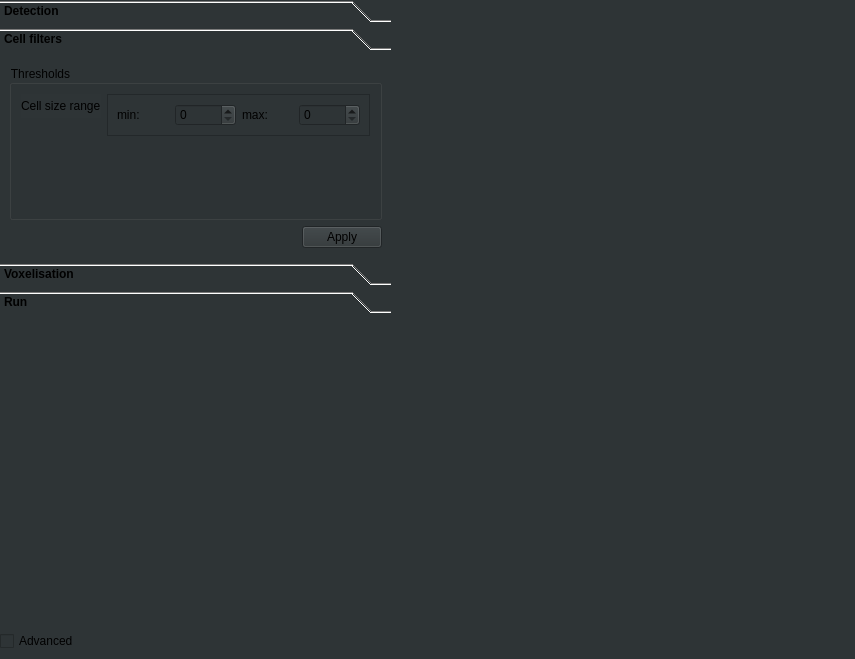
<?xml version="1.0" encoding="UTF-8"?>
<ui version="4.0">
 <class>Form</class>
 <widget class="QWidget" name="Form">
  <property name="geometry">
   <rect>
    <x>0</x>
    <y>0</y>
    <width>855</width>
    <height>659</height>
   </rect>
  </property>
  <property name="maximumSize">
   <size>
    <width>16777215</width>
    <height>720</height>
   </size>
  </property>
  <property name="baseSize">
   <size>
    <width>0</width>
    <height>720</height>
   </size>
  </property>
  <property name="windowTitle">
   <string>Form</string>
  </property>
  <property name="styleSheet">
   <string notr="true">background-color: rgb(46, 52, 54);</string>
  </property>
  <widget class="QWidget" name="verticalLayoutWidget">
   <property name="geometry">
    <rect>
     <x>0</x>
     <y>0</y>
     <width>391</width>
     <height>651</height>
    </rect>
   </property>
   <layout class="QVBoxLayout" name="verticalLayout_2">
    <item>
     <widget class="QToolBox" name="toolBox">
      <property name="maximumSize">
       <size>
        <width>16777215</width>
        <height>600</height>
       </size>
      </property>
      <property name="font">
       <font>
        <weight>75</weight>
        <bold>true</bold>
       </font>
      </property>
      <property name="currentIndex">
       <number>1</number>
      </property>
      <widget class="QWidget" name="page">
       <property name="geometry">
        <rect>
         <x>0</x>
         <y>0</y>
         <width>389</width>
         <height>408</height>
        </rect>
       </property>
       <attribute name="label">
        <string>Detection</string>
       </attribute>
       <layout class="QHBoxLayout" name="horizontalLayout_3">
        <item>
         <widget class="QToolBox" name="toolBox_2">
          <property name="currentIndex">
           <number>2</number>
          </property>
          <widget class="QWidget" name="page_3">
           <property name="geometry">
            <rect>
             <x>0</x>
             <y>0</y>
             <width>371</width>
             <height>297</height>
            </rect>
           </property>
           <attribute name="label">
            <string>Cell parameters</string>
           </attribute>
           <layout class="QHBoxLayout" name="horizontalLayout_2">
            <item>
             <layout class="QVBoxLayout" name="verticalLayout">
              <item>
               <widget class="QGroupBox" name="groupBox_2">
                <property name="title">
                 <string>Background correction</string>
                </property>
                <layout class="QHBoxLayout" name="horizontalLayout_4">
                 <item>
                  <layout class="QFormLayout" name="formLayout_3">
                   <item row="0" column="0">
                    <widget class="QLabel" name="label_6">
                     <property name="text">
                      <string>Diameter</string>
                     </property>
                    </widget>
                   </item>
                   <item row="0" column="1">
                    <widget class="QSpinBox" name="backgroundCorrectionDiameter">
                     <property name="maximum">
                      <number>65535</number>
                     </property>
                    </widget>
                   </item>
                  </layout>
                 </item>
                </layout>
               </widget>
              </item>
              <item>
               <widget class="QGroupBox" name="groupBox">
                <property name="title">
                 <string>Shape detection</string>
                </property>
                <layout class="QHBoxLayout" name="horizontalLayout_5">
                 <item>
                  <layout class="QFormLayout" name="formLayout">
                   <item row="0" column="0">
                    <widget class="QLabel" name="label_2">
                     <property name="text">
                      <string>Threshold</string>
                     </property>
                    </widget>
                   </item>
                   <item row="0" column="1">
                    <widget class="QSpinBox" name="detectionThreshold">
                     <property name="maximum">
                      <number>65535</number>
                     </property>
                     <property name="value">
                      <number>500</number>
                     </property>
                    </widget>
                   </item>
                  </layout>
                 </item>
                </layout>
               </widget>
              </item>
             </layout>
            </item>
           </layout>
          </widget>
          <widget class="QWidget" name="page_5">
           <property name="geometry">
            <rect>
             <x>0</x>
             <y>-31</y>
             <width>373</width>
             <height>314</height>
            </rect>
           </property>
           <attribute name="label">
            <string>Preview</string>
           </attribute>
           <layout class="QHBoxLayout" name="horizontalLayout_6">
            <item>
             <layout class="QVBoxLayout" name="verticalLayout_3">
              <item>
               <widget class="QGroupBox" name="groupBox_4">
                <property name="title">
                 <string>Tuning subset</string>
                </property>
                <layout class="QHBoxLayout" name="horizontalLayout_8">
                 <item>
                  <layout class="QVBoxLayout" name="verticalLayout_4">
                   <item>
                    <widget class="QDialogButtonBox" name="detectionPreviewTuningButtonBox">
                     <property name="standardButtons">
                      <set>QDialogButtonBox::Open</set>
                     </property>
                     <property name="openText" stdset="0">
                      <string>Load</string>
                     </property>
                    </widget>
                   </item>
                   <item>
                    <layout class="QFormLayout" name="formLayout_4">
                     <item row="0" column="0">
                      <widget class="QLabel" name="label_9">
                       <property name="text">
                        <string>dim 0 range</string>
                       </property>
                      </widget>
                     </item>
                     <item row="0" column="1">
                      <widget class="QFrame" name="detectionSubsetXRangeDoublet">
                       <property name="frameShape">
                        <enum>QFrame::StyledPanel</enum>
                       </property>
                       <property name="frameShadow">
                        <enum>QFrame::Raised</enum>
                       </property>
                       <layout class="QHBoxLayout" name="horizontalLayout_14">
                        <item>
                         <layout class="QHBoxLayout" name="horizontalLayout_15">
                          <item>
                           <widget class="QLabel" name="label_4">
                            <property name="text">
                             <string>min:</string>
                            </property>
                           </widget>
                          </item>
                          <item>
                           <widget class="QSpinBox" name="detectionSubsetXRangeMin">
                            <property name="suffix">
                             <string/>
                            </property>
                            <property name="prefix">
                             <string/>
                            </property>
                            <property name="maximum">
                             <number>65535</number>
                            </property>
                           </widget>
                          </item>
                          <item>
                           <widget class="QLabel" name="label_5">
                            <property name="text">
                             <string>max:</string>
                            </property>
                           </widget>
                          </item>
                          <item>
                           <widget class="QSpinBox" name="detectionSubsetXRangeMax">
                            <property name="suffix">
                             <string/>
                            </property>
                            <property name="maximum">
                             <number>65535</number>
                            </property>
                           </widget>
                          </item>
                         </layout>
                        </item>
                       </layout>
                      </widget>
                     </item>
                     <item row="1" column="0">
                      <widget class="QLabel" name="label_12">
                       <property name="text">
                        <string>dim 1 range</string>
                       </property>
                      </widget>
                     </item>
                     <item row="1" column="1">
                      <widget class="QFrame" name="detectionSubsetYRangeDoublet">
                       <property name="frameShape">
                        <enum>QFrame::StyledPanel</enum>
                       </property>
                       <property name="frameShadow">
                        <enum>QFrame::Raised</enum>
                       </property>
                       <layout class="QHBoxLayout" name="horizontalLayout_16">
                        <item>
                         <layout class="QHBoxLayout" name="horizontalLayout_17">
                          <item>
                           <widget class="QLabel" name="label_10">
                            <property name="text">
                             <string>min:</string>
                            </property>
                           </widget>
                          </item>
                          <item>
                           <widget class="QSpinBox" name="detectionSubsetYRangeMin">
                            <property name="suffix">
                             <string/>
                            </property>
                            <property name="prefix">
                             <string/>
                            </property>
                            <property name="maximum">
                             <number>65535</number>
                            </property>
                           </widget>
                          </item>
                          <item>
                           <widget class="QLabel" name="label_11">
                            <property name="text">
                             <string>max:</string>
                            </property>
                           </widget>
                          </item>
                          <item>
                           <widget class="QSpinBox" name="detectionSubsetYRangeMax">
                            <property name="suffix">
                             <string/>
                            </property>
                            <property name="maximum">
                             <number>65535</number>
                            </property>
                           </widget>
                          </item>
                         </layout>
                        </item>
                       </layout>
                      </widget>
                     </item>
                     <item row="2" column="0">
                      <widget class="QLabel" name="label_15">
                       <property name="text">
                        <string>dim 2 range</string>
                       </property>
                      </widget>
                     </item>
                     <item row="2" column="1">
                      <widget class="QFrame" name="detectionSubsetZRangeDoublet">
                       <property name="frameShape">
                        <enum>QFrame::StyledPanel</enum>
                       </property>
                       <property name="frameShadow">
                        <enum>QFrame::Raised</enum>
                       </property>
                       <layout class="QHBoxLayout" name="horizontalLayout_18">
                        <item>
                         <layout class="QHBoxLayout" name="horizontalLayout_19">
                          <item>
                           <widget class="QLabel" name="label_13">
                            <property name="text">
                             <string>min:</string>
                            </property>
                           </widget>
                          </item>
                          <item>
                           <widget class="QSpinBox" name="detectionSubsetZRangeMin">
                            <property name="suffix">
                             <string/>
                            </property>
                            <property name="prefix">
                             <string/>
                            </property>
                            <property name="maximum">
                             <number>65535</number>
                            </property>
                           </widget>
                          </item>
                          <item>
                           <widget class="QLabel" name="label_14">
                            <property name="text">
                             <string>max:</string>
                            </property>
                           </widget>
                          </item>
                          <item>
                           <widget class="QSpinBox" name="detectionSubsetZRangeMax">
                            <property name="suffix">
                             <string/>
                            </property>
                            <property name="maximum">
                             <number>65535</number>
                            </property>
                           </widget>
                          </item>
                         </layout>
                        </item>
                       </layout>
                      </widget>
                     </item>
                    </layout>
                   </item>
                  </layout>
                 </item>
                </layout>
               </widget>
              </item>
              <item>
               <widget class="QDialogButtonBox" name="detectionPreviewTuningSampleButtonBox">
                <property name="standardButtons">
                 <set>QDialogButtonBox::Apply</set>
                </property>
                <property name="applyText" stdset="0">
                 <string>Crop</string>
                </property>
               </widget>
              </item>
              <item>
               <widget class="QDialogButtonBox" name="detectionPreviewButtonBox">
                <property name="standardButtons">
                 <set>QDialogButtonBox::Apply</set>
                </property>
                <property name="applyText" stdset="0">
                 <string>Preview</string>
                </property>
               </widget>
              </item>
             </layout>
            </item>
           </layout>
          </widget>
          <widget class="QWidget" name="page_6">
           <property name="geometry">
            <rect>
             <x>0</x>
             <y>0</y>
             <width>371</width>
             <height>297</height>
            </rect>
           </property>
           <attribute name="label">
            <string>Run</string>
           </attribute>
           <layout class="QVBoxLayout" name="verticalLayout_6">
            <item>
             <layout class="QVBoxLayout" name="verticalLayout_5">
              <item>
               <layout class="QFormLayout" name="formLayout_6">
                <item row="0" column="0">
                 <widget class="QLabel" name="label_16">
                  <property name="text">
                   <string>Plot cells</string>
                  </property>
                 </widget>
                </item>
                <item row="0" column="1">
                 <widget class="QCheckBox" name="cellDetectionPlotCheckBox">
                  <property name="text">
                   <string/>
                  </property>
                 </widget>
                </item>
               </layout>
              </item>
              <item>
               <widget class="QDialogButtonBox" name="runCellDetectionButtonBox">
                <property name="standardButtons">
                 <set>QDialogButtonBox::Apply</set>
                </property>
                <property name="applyText" stdset="0">
                 <string>Run</string>
                </property>
               </widget>
              </item>
              <item>
               <widget class="QDialogButtonBox" name="runCellDetectionPlotButtonBox">
                <property name="standardButtons">
                 <set>QDialogButtonBox::Apply</set>
                </property>
                <property name="applyText" stdset="0">
                 <string>Plot</string>
                </property>
               </widget>
              </item>
             </layout>
            </item>
           </layout>
          </widget>
         </widget>
        </item>
       </layout>
      </widget>
      <widget class="QWidget" name="page_4">
       <property name="geometry">
        <rect>
         <x>0</x>
         <y>0</y>
         <width>389</width>
         <height>183</height>
        </rect>
       </property>
       <attribute name="label">
        <string>Cell filters</string>
       </attribute>
       <layout class="QHBoxLayout" name="horizontalLayout">
        <item>
         <layout class="QVBoxLayout" name="verticalLayout_9">
          <item>
           <widget class="QGroupBox" name="groupBox_3">
            <property name="title">
             <string>Thresholds</string>
            </property>
            <layout class="QHBoxLayout" name="horizontalLayout_10">
             <item>
              <layout class="QFormLayout" name="formLayout_5">
               <item row="0" column="1">
                <widget class="QFrame" name="cellFilterThresholdSizeDoublet">
                 <property name="frameShape">
                  <enum>QFrame::StyledPanel</enum>
                 </property>
                 <property name="frameShadow">
                  <enum>QFrame::Raised</enum>
                 </property>
                 <layout class="QHBoxLayout" name="horizontalLayout_9">
                  <item>
                   <layout class="QHBoxLayout" name="horizontalLayout_11">
                    <item>
                     <widget class="QLabel" name="label">
                      <property name="text">
                       <string>min:</string>
                      </property>
                     </widget>
                    </item>
                    <item>
                     <widget class="QSpinBox" name="spinBox_7">
                      <property name="suffix">
                       <string/>
                      </property>
                      <property name="prefix">
                       <string/>
                      </property>
                      <property name="maximum">
                       <number>65535</number>
                      </property>
                     </widget>
                    </item>
                    <item>
                     <widget class="QLabel" name="label_3">
                      <property name="text">
                       <string>max:</string>
                      </property>
                     </widget>
                    </item>
                    <item>
                     <widget class="QSpinBox" name="spinBox_8">
                      <property name="suffix">
                       <string/>
                      </property>
                      <property name="maximum">
                       <number>65535</number>
                      </property>
                     </widget>
                    </item>
                   </layout>
                  </item>
                 </layout>
                </widget>
               </item>
               <item row="0" column="0">
                <widget class="QLabel" name="label_7">
                 <property name="text">
                  <string>Cell size range</string>
                 </property>
                </widget>
               </item>
              </layout>
             </item>
            </layout>
           </widget>
          </item>
          <item>
           <widget class="QDialogButtonBox" name="previewCellFiltersButtonBox">
            <property name="toolTip">
             <string>Display results on the small data chunk detected</string>
            </property>
            <property name="standardButtons">
             <set>QDialogButtonBox::Apply</set>
            </property>
            <property name="applyText" stdset="0">
             <string>Preview</string>
            </property>
           </widget>
          </item>
         </layout>
        </item>
       </layout>
      </widget>
      <widget class="QWidget" name="page_2">
       <property name="geometry">
        <rect>
         <x>0</x>
         <y>0</y>
         <width>389</width>
         <height>183</height>
        </rect>
       </property>
       <attribute name="label">
        <string>Voxelisation</string>
       </attribute>
       <layout class="QHBoxLayout" name="horizontalLayout_7">
        <item>
         <layout class="QFormLayout" name="formLayout_2">
          <item row="0" column="0">
           <widget class="QLabel" name="label_8">
            <property name="text">
             <string>Sphere radius</string>
            </property>
           </widget>
          </item>
          <item row="0" column="1">
           <widget class="QFrame" name="voxelizationRadiusTriplet">
            <property name="frameShape">
             <enum>QFrame::StyledPanel</enum>
            </property>
            <property name="frameShadow">
             <enum>QFrame::Raised</enum>
            </property>
            <layout class="QHBoxLayout" name="horizontalLayout_12">
             <item>
              <layout class="QHBoxLayout" name="horizontalLayout_13">
               <item>
                <widget class="QSpinBox" name="spinBox_9">
                 <property name="maximum">
                  <number>65535</number>
                 </property>
                 <property name="value">
                  <number>5</number>
                 </property>
                </widget>
               </item>
               <item>
                <widget class="QSpinBox" name="spinBox_10">
                 <property name="maximum">
                  <number>65535</number>
                 </property>
                 <property name="value">
                  <number>5</number>
                 </property>
                </widget>
               </item>
               <item>
                <widget class="QSpinBox" name="spinBox_11">
                 <property name="maximum">
                  <number>65535</number>
                 </property>
                 <property name="value">
                  <number>5</number>
                 </property>
                </widget>
               </item>
              </layout>
             </item>
            </layout>
           </widget>
          </item>
         </layout>
        </item>
       </layout>
      </widget>
      <widget class="QWidget" name="page_7">
       <property name="geometry">
        <rect>
         <x>0</x>
         <y>0</y>
         <width>389</width>
         <height>199</height>
        </rect>
       </property>
       <attribute name="label">
        <string>Run</string>
       </attribute>
       <layout class="QVBoxLayout" name="verticalLayout_8">
        <item>
         <layout class="QVBoxLayout" name="verticalLayout_7">
          <item>
           <widget class="QDialogButtonBox" name="runCellMapButtonBox">
            <property name="standardButtons">
             <set>QDialogButtonBox::Apply</set>
            </property>
            <property name="applyText" stdset="0">
             <string>Run</string>
            </property>
           </widget>
          </item>
          <item>
           <layout class="QFormLayout" name="formLayout_7">
            <item row="3" column="0">
             <widget class="QLabel" name="label_17">
              <property name="toolTip">
               <string/>
              </property>
              <property name="text">
               <string>N cells</string>
              </property>
             </widget>
            </item>
            <item row="4" column="0">
             <widget class="QLabel" name="label_18">
              <property name="text">
               <string>After filter</string>
              </property>
             </widget>
            </item>
            <item row="4" column="1">
             <widget class="QLabel" name="nDetectedCellsAfterFilterLabel">
              <property name="font">
               <font>
                <pointsize>22</pointsize>
                <weight>75</weight>
                <bold>true</bold>
               </font>
              </property>
              <property name="text">
               <string>0</string>
              </property>
              <property name="alignment">
               <set>Qt::AlignCenter</set>
              </property>
             </widget>
            </item>
            <item row="3" column="1">
             <widget class="QLabel" name="nDetectedCellsLabel">
              <property name="font">
               <font>
                <pointsize>22</pointsize>
                <weight>75</weight>
                <bold>true</bold>
               </font>
              </property>
              <property name="text">
               <string>0</string>
              </property>
              <property name="alignment">
               <set>Qt::AlignCenter</set>
              </property>
             </widget>
            </item>
            <item row="2" column="0">
             <widget class="QCheckBox" name="runCellMapPlotCheckBox">
              <property name="text">
               <string>Plot when finished</string>
              </property>
             </widget>
            </item>
           </layout>
          </item>
          <item>
           <widget class="QDialogButtonBox" name="runCellMapPlotButtonBox">
            <property name="standardButtons">
             <set>QDialogButtonBox::Apply</set>
            </property>
            <property name="applyText" stdset="0">
             <string>Plot</string>
            </property>
           </widget>
          </item>
         </layout>
        </item>
       </layout>
      </widget>
     </widget>
    </item>
    <item>
     <spacer name="verticalSpacer">
      <property name="orientation">
       <enum>Qt::Vertical</enum>
      </property>
      <property name="sizeHint" stdset="0">
       <size>
        <width>20</width>
        <height>40</height>
       </size>
      </property>
     </spacer>
    </item>
    <item>
     <widget class="QCheckBox" name="advancedCheckBox">
      <property name="text">
       <string>Advanced</string>
      </property>
     </widget>
    </item>
   </layout>
  </widget>
 </widget>
 <resources/>
 <connections/>
</ui>
